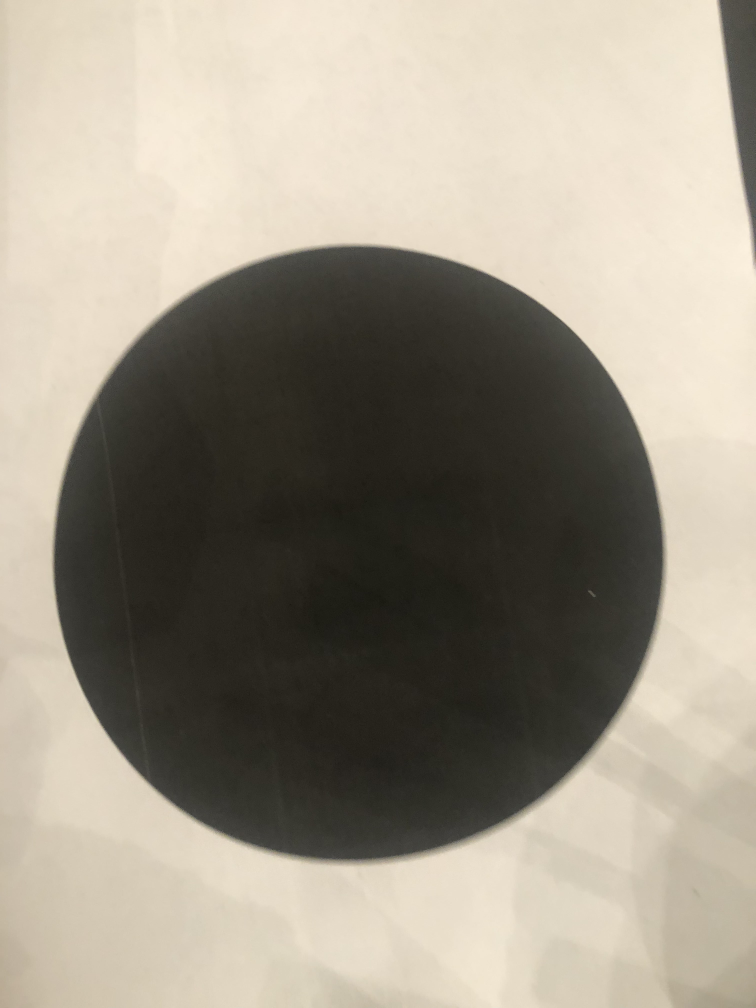
#> input picture tp2/util/shapes/1/1.jpg, 3024 x 4032 px (shown at 1/4 size); its folder holds 3 pictures in this run
$ python -i hu_moments_generation.py   (imports and definitions only)
#> lines starting #> are read from the running program, lines starting #| are printed output that depends on the picture; after the words box and inside, x2 and y2 are one past the last pixel; in counts of white or black regions, pixels touching at a corner belong together
### tp2/label_converters.py
import csv

list_of_column_names = []


# [6 lines left out: function read_labels, not called in this run]


def get_label(number_label):
    position = number_label - 1
    return list_of_column_names[position]


def get_number_for_label(label):
    return list_of_column_names.index(label) + 1

### tp2/hu_moments_generation.py
import cv2
import csv
import glob
import numpy
import math


# Escribo los valores de los momentos de Hu en el archivo
from tp2.label_converters import get_label


def write_hu_moments(label, writer):
    files = glob.glob('./util/shapes/' + label + '/*')  # label recibe el nombre de la carpeta
    hu_moments = []
    for file in files:
        hu_moments.append(hu_moments_of_file(file))
    for mom in hu_moments:
        flattened = mom.ravel()  # paso de un array de arrays a un array simple.
        shape_label = get_label(int(label))
        row = numpy.append(shape_label, flattened)  # le metes el flattened array y le agregas el label
        writer.writerow(row)  # Escribe una linea en el archivo.


def generate_hu_moments_file():
    with open('util/csv/descriptores.csv', 'w', newline='') as file:  # Se genera un archivo nuevo (W=Write)
        writer = csv.writer(file)
        # Ahora escribo los momentos de Hu de cada uno de las figuras.
        # Con el string "rectangle...etc" busca en la carpeta donde estan cada una de las imagenes
        # generar los momentos de Hu y los escribe sobre este archivo. (LOS DE ENTRENAMIENTO).
        write_hu_moments("1", writer) # ciruclo
        write_hu_moments("2", writer) # 2
        write_hu_moments("3", writer) # 3


# Encargada de generar los momentos de Hu para las imagenes
def hu_moments_of_file(filename):
#> called with filename = './util/shapes/1/1.jpg'
    image = cv2.imread(filename)
#> image is the input picture: shape (4032, 3024, 3); mean B, G, R 135.1, 149.4, 157
    gray = cv2.cvtColor(image, cv2.COLOR_RGB2GRAY)
    bin = cv2.adaptiveThreshold(gray, 255, cv2.ADAPTIVE_THRESH_GAUSSIAN_C, cv2.THRESH_BINARY, 67, 2)
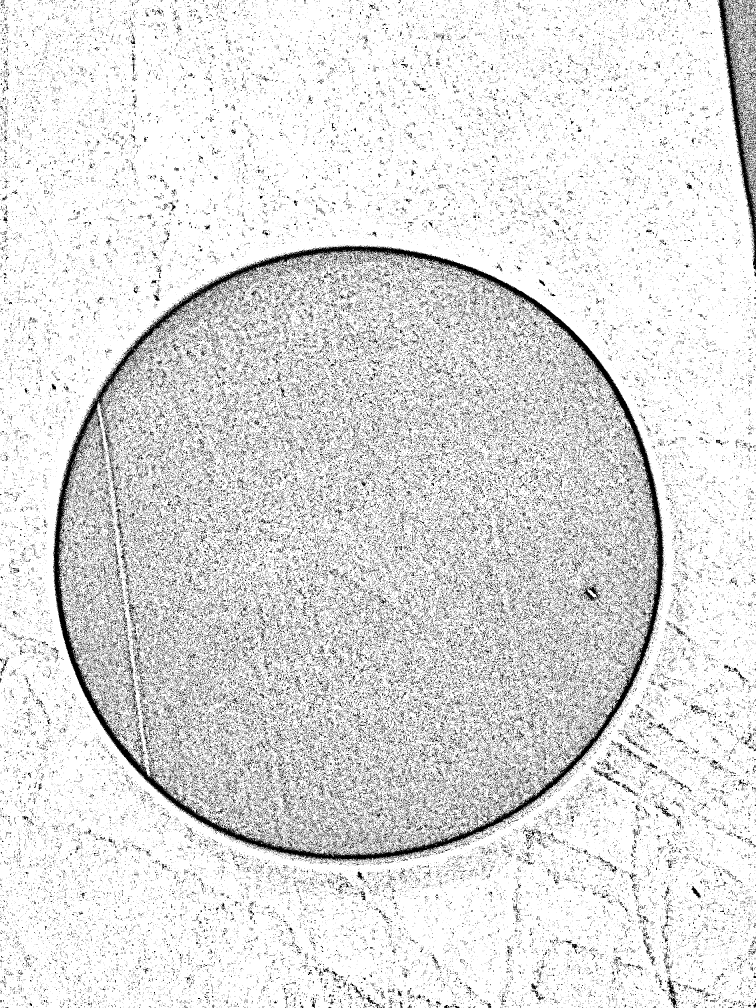
#> bin: shape (4032, 3024) (shown at 1/4 size); 87.6% white; black in thin lines or dots

    # Invert the image so the area of the UAV is filled with 1's. This is necessary since
    # cv::findContours describes the boundary of areas consisting of 1's.
    bin = 255 - bin # como sabemos que las figuras son negras invertimos los valores binarios para que esten en 1.
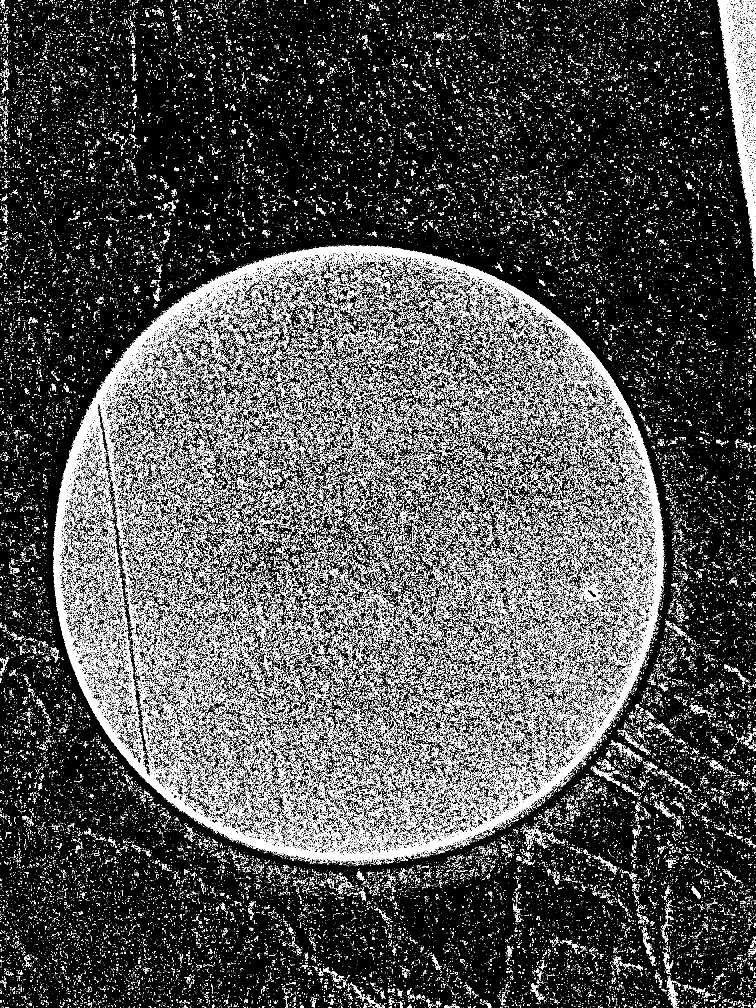
#> bin: shape (4032, 3024) (shown at 1/4 size); 12.4% white in thin lines or dots

    kernel = numpy.ones((3, 3), numpy.uint8)  # Tamaño del bloque a recorrer
    # buscamos eliminar falsos positivos (puntos blancos en el fondo) para eliminar ruido.
    bin = cv2.morphologyEx(bin, cv2.MORPH_ERODE, kernel)
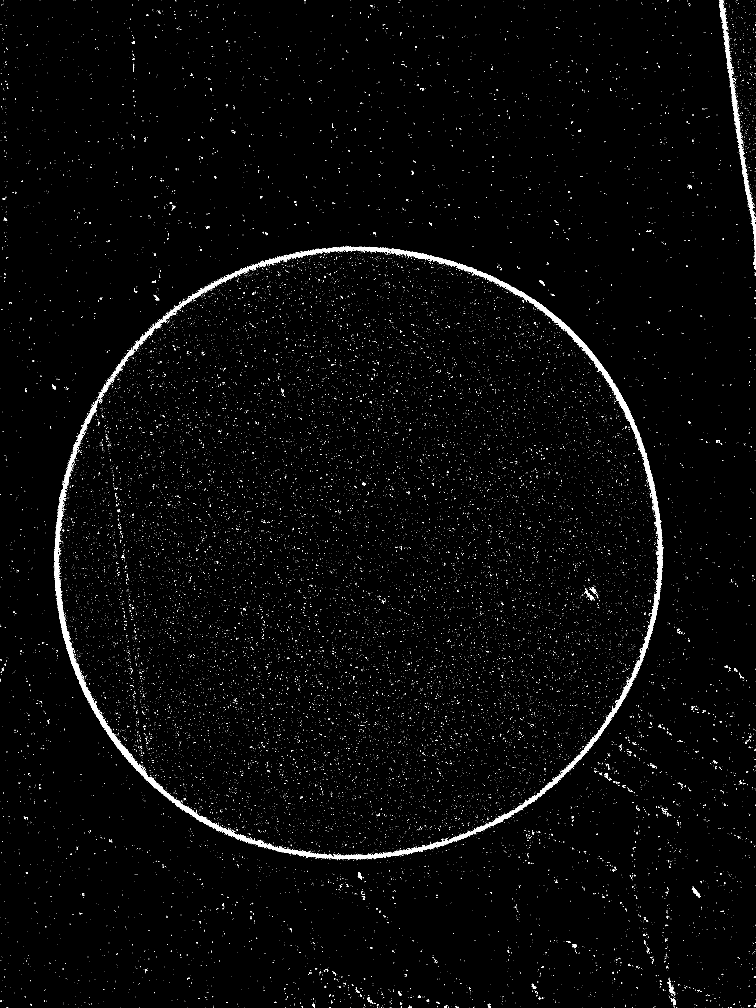
#> bin: shape (4032, 3024) (shown at 1/4 size); 1.6% white; 21762 white regions (21465 under 20 px)

    contours, hierarchy = cv2.findContours(bin, cv2.RETR_LIST,
                                           cv2.CHAIN_APPROX_SIMPLE)  # encuetra los contornos
#> contours = 22056 contours, 21868 with area under 20; largest, box (x1, y1, x2, y2) and area: (216, 985, 2652, 3440) 99108, (2876, 0, 3024, 959) 10334, (391, 1393, 542, 1602) 2267, (3013, 961, 3024, 1078) 489, (2767, 3545, 2802, 3589) 386
    shape_contour = max(contours, key=cv2.contourArea)  # Agarra el contorno de area maxima
#> shape_contour = contour of 13260 points, box (x1, y1, x2, y2) (216, 985, 2652, 3440), area 99108

    # Calculate Moments
    moments = cv2.moments(shape_contour)  # momentos de inercia
#> moments = moments, m00 99108.5, centre m10/m00, m01/m00 = (1470.7, 2236.5)
    # Calculate Hu Moments
    huMoments = cv2.HuMoments(moments)  # momentos de Hu
#> huMoments = [14.89, 3.96, 15.65, 4.26, -25.55, -5.23, -23.69]
    # Log scale hu moments
    for i in range(0, 7):
        huMoments[i] = -1 * math.copysign(1.0, huMoments[i]) * math.log10(abs(huMoments[i])) # Mapeo para agrandar la escala.
#> after the loop, huMoments = [-1.17, -0.598, -1.19, -0.63, 1.41, 0.719, 1.37]
#> pass 2 of the loop in write_hu_moments, `for file in files:`:
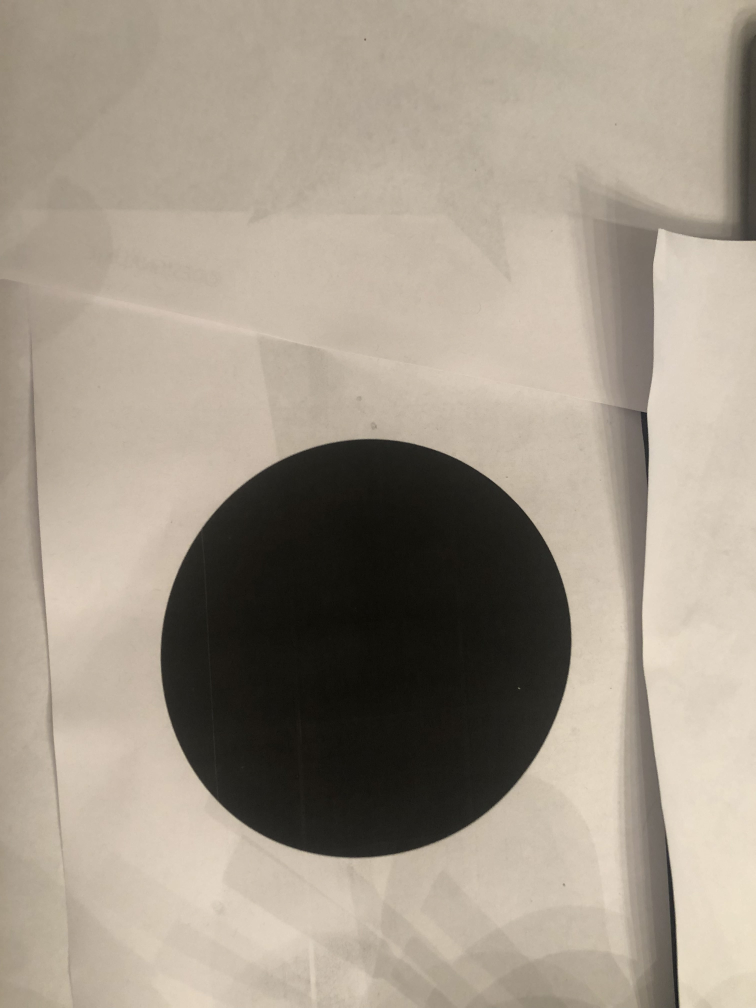
#> input picture tp2/util/shapes/1/10.jpg, 3024 x 4032 px (shown at 1/4 size)
#> in hu_moments_of_file, image is the input picture: shape (4032, 3024, 3); mean B, G, R 137.9, 151.8, 162.3
#> in hu_moments_of_file (call 2), `bin = cv2.adaptiveThreshold(gray, 255, cv2.ADAPTIVE_THRESH_GAUSSIAN_C,..`:
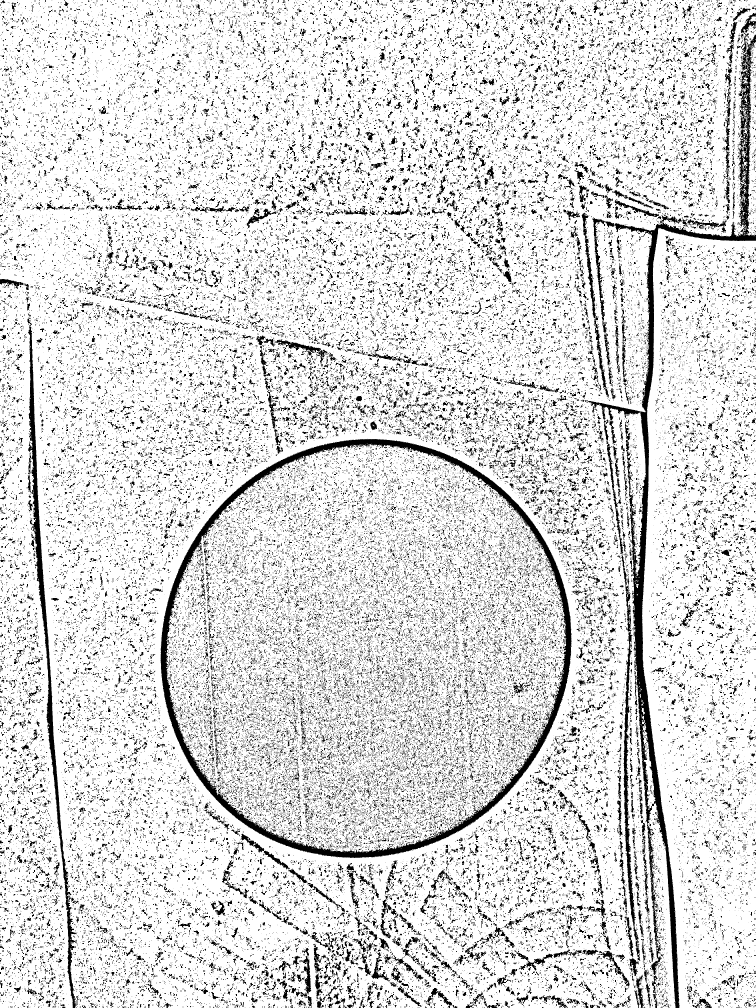
#> bin: shape (4032, 3024) (shown at 1/4 size); 85.6% white; 91379 black regions (75679 under 20 px), largest, box (x1, y1, x2, y2) and area: (2340, 139, 3024, 4032) 132519, (642, 1755, 2286, 3432) 127472, (109, 1270, 314, 4032) 41873
#> in hu_moments_of_file (call 2), `bin = cv2.morphologyEx(bin, cv2.MORPH_ERODE, kernel)`:
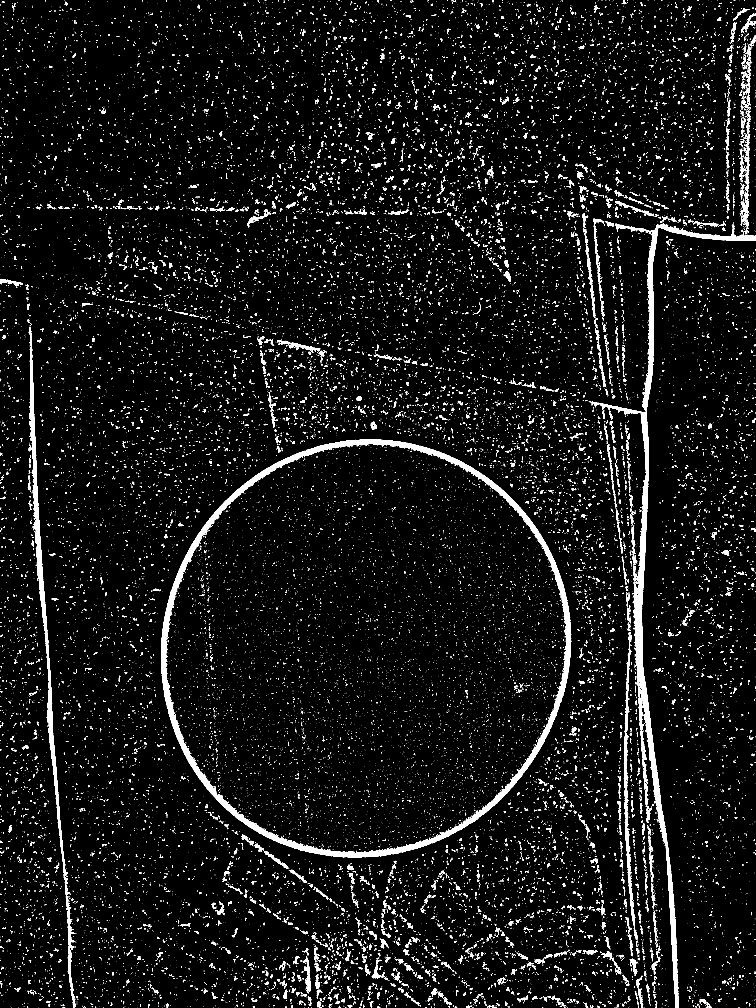
#> bin: shape (4032, 3024) (shown at 1/4 size); 4.5% white; 27374 white regions (23982 under 20 px)
#> contours = 27578 contours, 25522 with area under 20; largest, box (x1, y1, x2, y2) and area: (644, 1757, 2285, 3431) 2145170, (661, 1773, 2267, 3413) 2048690, (2365, 739, 3024, 4032) 73161, (113, 1307, 284, 3583) 26024, (2495, 2529, 2551, 3759) 9148
#> shape_contour = contour of 2721 points, box (x1, y1, x2, y2) (644, 1757, 2285, 3431), area 2145170
#> moments = moments, m00 2145170, centre m10/m00, m01/m00 = (1459.9, 2594.5)
#> in hu_moments_of_file (call 2), `huMoments = cv2.HuMoments(moments)`: huMoments = [0.159, 5.02e-05, 4.94e-07, 2.31e-10, 2.45e-18, 1.63e-12, 3.08e-19]
#> after the loop in hu_moments_of_file (call 2), `for i in range(0, 7):`: huMoments = [0.798, 4.3, 6.31, 9.64, 17.61, 11.79, 18.51]
#> pass 3 of the loop in write_hu_moments, `for file in files:`:
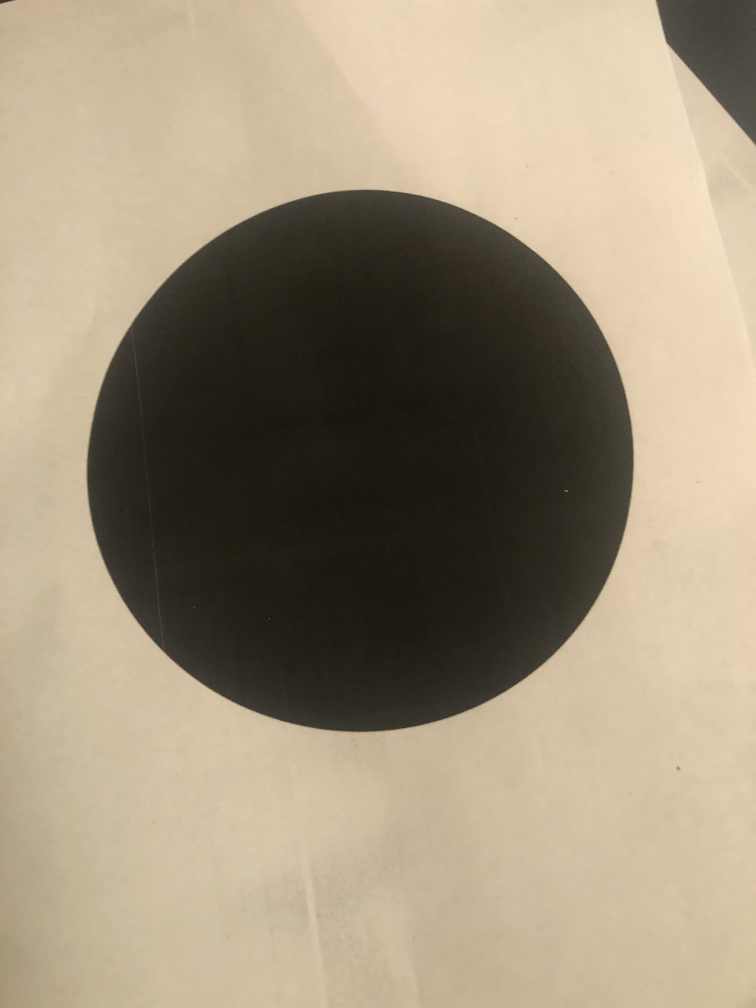
#> input picture tp2/util/shapes/1/2.jpg, 3024 x 4032 px (shown at 1/4 size)
#> in hu_moments_of_file, image is the input picture: shape (4032, 3024, 3); mean B, G, R 123.2, 145.6, 159.3
#> in hu_moments_of_file (call 3), `bin = cv2.adaptiveThreshold(gray, 255, cv2.ADAPTIVE_THRESH_GAUSSIAN_C,..`:
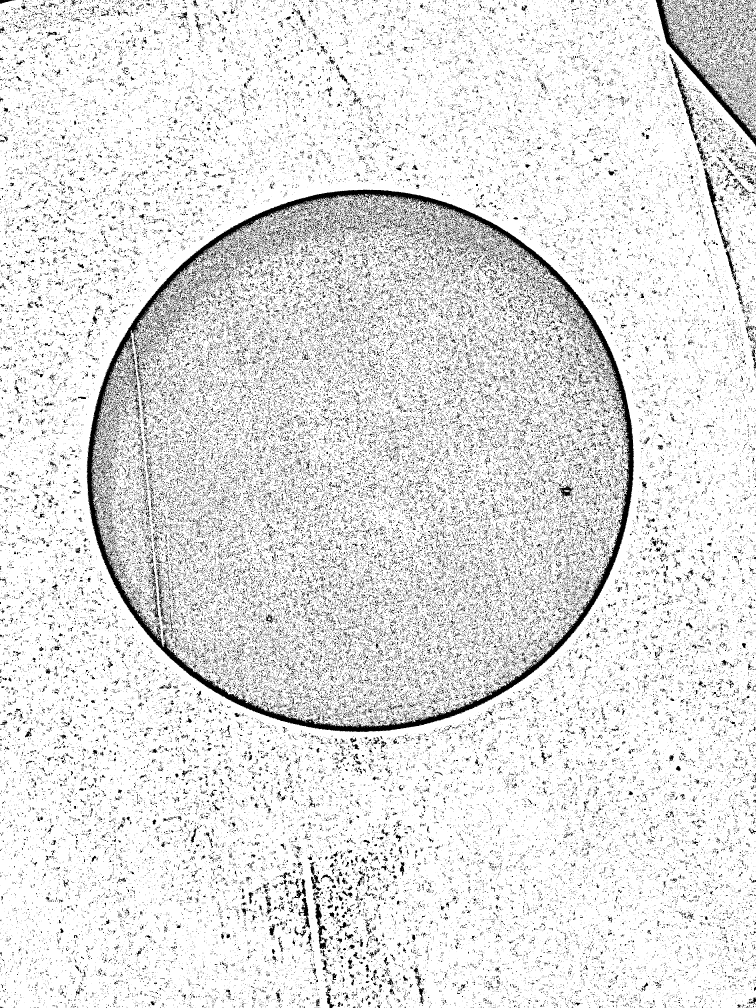
#> bin: shape (4032, 3024) (shown at 1/4 size); 88.7% white; 121473 black regions (107975 under 20 px), largest, box (x1, y1, x2, y2) and area: (346, 758, 2536, 2928) 164992, (2623, 0, 3024, 586) 16934, (2678, 216, 2797, 564) 4700
#> in hu_moments_of_file (call 3), `bin = cv2.morphologyEx(bin, cv2.MORPH_ERODE, kernel)`:
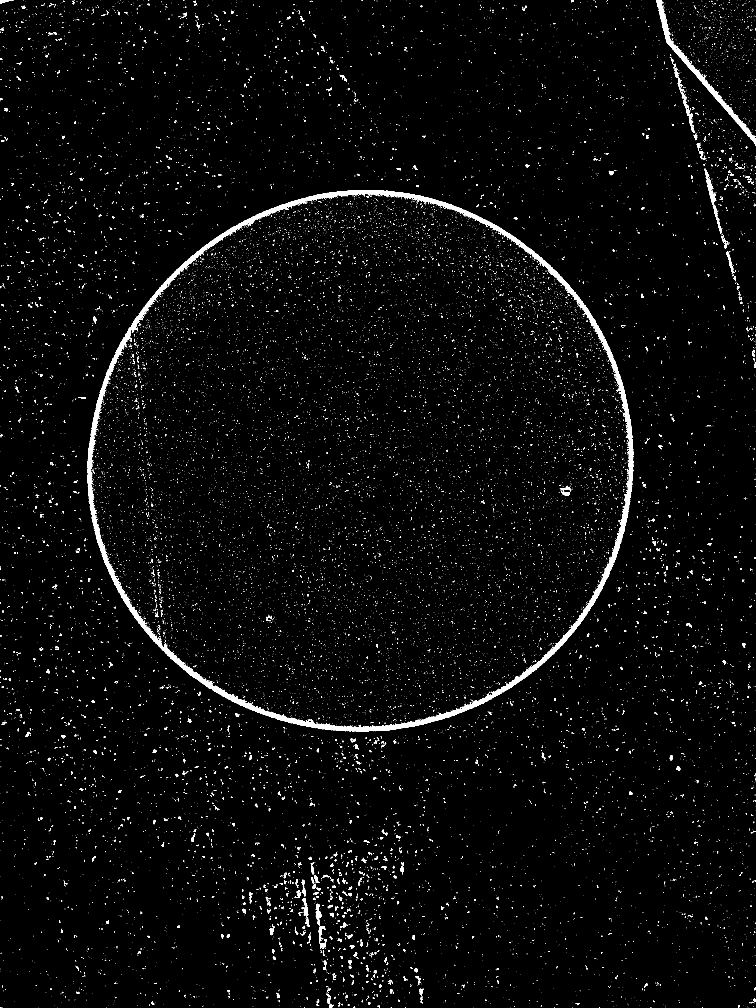
#> bin: shape (4032, 3024) (shown at 1/4 size); 2% white; 21149 white regions (20242 under 20 px)
#> contours = 21283 contours, 20766 with area under 20; largest, box (x1, y1, x2, y2) and area: (348, 760, 2534, 2927) 3694416, (361, 773, 2523, 2913) 3589634, (2624, 0, 3024, 584) 10918, (2817, 675, 2887, 938) 2264, (2699, 271, 2781, 530) 1858
#> shape_contour = contour of 4005 points, box (x1, y1, x2, y2) (348, 760, 2534, 2927), area 3694416
#> moments = moments, m00 3694416, centre m10/m00, m01/m00 = (1446.1, 1849.6)
#> in hu_moments_of_file (call 3), `huMoments = cv2.HuMoments(moments)`: huMoments = [0.159, 8.1e-06, 1.29e-06, 1.41e-10, 4e-19, 1.14e-13, -1.87e-18]
#> after the loop in hu_moments_of_file (call 3), `for i in range(0, 7):`: huMoments = [0.798, 5.09, 5.89, 9.85, 18.4, 12.94, -17.73]
    return huMoments


def hu_moments_of_frame(frame):
    gray = cv2.cvtColor(frame, cv2.COLOR_RGB2GRAY)
    bin = cv2.adaptiveThreshold(gray, 255, cv2.ADAPTIVE_THRESH_GAUSSIAN_C, cv2.THRESH_BINARY, 67, 2)

    # Invert the image so the area of the UAV is filled with 1's. This is necessary since
    # cv::findContours describes the boundary of areas consisting of 1's.
    bin = 255 - bin # como sabemos que las figuras son negras invertimos los valores binarios para que esten en 1.

    kernel = numpy.ones((3, 3), numpy.uint8)  # Tamaño del bloque a recorrer
    # buscamos eliminar falsos positivos (puntos blancos en el fondo) para eliminar ruido.
    bin = cv2.morphologyEx(bin, cv2.MORPH_ERODE, kernel)

    contours, hierarchy = cv2.findContours(bin, cv2.RETR_LIST,
                                           cv2.CHAIN_APPROX_SIMPLE)  # encuetra los contornos
    shape_contour = max(contours, key=cv2.contourArea)  # Agarra el contorno de area maxima

    # Calculate Moments
    moments = cv2.moments(shape_contour)  # momentos de inercia
    # Calculate Hu Moments
    huMoments = cv2.HuMoments(moments)  # momentos de Hu
    # Log scale hu moments
    for i in range(0, 7):
        huMoments[i] = -1 * math.copysign(1.0, huMoments[i]) * math.log10(abs(huMoments[i])) # Mapeo para agrandar la escala.
    return huMoments


def hu_moments_of_contour(contour):
    # Calculate Moments
    moments = cv2.moments(contour)  # momentos de inercia
    # Calculate Hu Moments
    huMoments = cv2.HuMoments(moments)  # momentos de Hu
    # Log scale hu moments
    for i in range(0, 7):
        huMoments[i] = -1 * math.copysign(1.0, huMoments[i]) * math.log10(abs(huMoments[i])) # Mapeo para agrandar la escala.
    return huMoments

>>> result = generate_hu_moments_file()
#> the loop in write_hu_moments, `for mom in hu_moments:` made 1 pass
#> (flattened, position in get_label) on pass 1: ([-1.17, -0.598, -1.19, -0.63, 1.41, 0.719, 1.37], 0)
#> (the run stopped early here; a loop or call above may not have finished)
